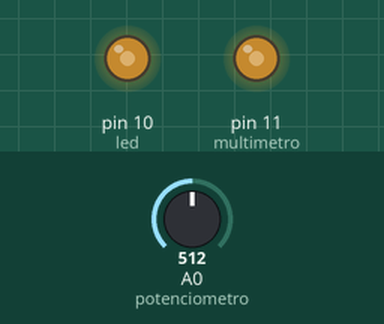
This sketch was run on a simulated Arduino Uno, built with avr-gcc and run on an emulated ATmega328P. Shown: output pins drawn as LEDs (lit = HIGH). The inputs (shaded band) are chosen by the test bench; at power-on: A0 (potenciometro) = 512.

Above: at 6.2 s.
6.3 s: A0 (potenciometro) set to 716
At 7.3 s:
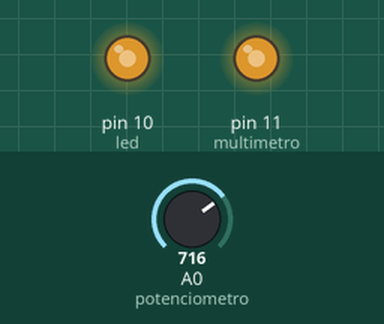
7.8 s: A0 (potenciometro) set to 900
At 8.5 s:
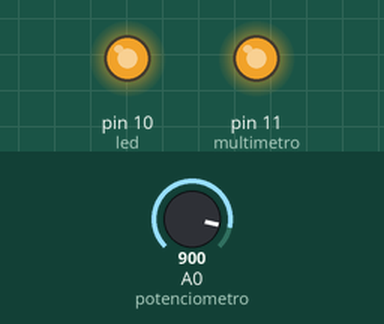
9.3 s: A0 (potenciometro) set to 122
At 9.6 s:
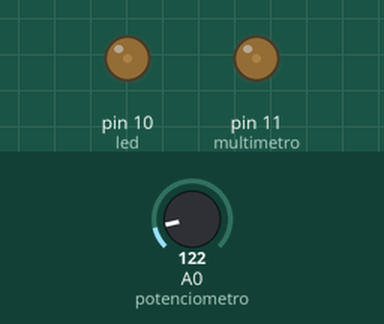
Timing chart, 0 to 12.3 s (numbered marks = the images above; inputs shaded):
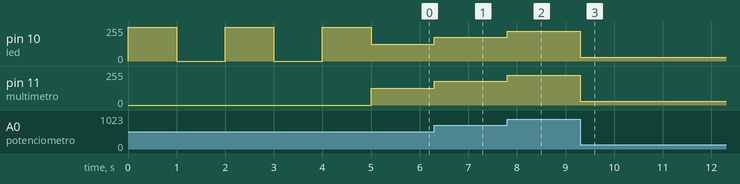

Measured:
- after the input at 6.3 s, pin 10 (led), pin 11 (multimetro): 127/255 → 177/255 at once
- after the input at 7.8 s, pin 10 (led), pin 11 (multimetro): 177/255 → 223/255 at once
- after the input at 9.3 s, pin 10 (led), pin 11 (multimetro): 223/255 → 30/255 at once

The sketch:

arduino03_0011.ino
```cpp
// C++ code
//
int multimetro=11, led=10, potenciometro=A0;
int sensorValue=0, outputValue=0;

void setup()
{
  pinMode(led, OUTPUT);
  pinMode(multimetro, OUTPUT);
  testLed();
}

void loop()
{
  sensorValue = analogRead(potenciometro);
  outputValue = map(sensorValue, 0, 1023, 0, 254);
  analogWrite(led, outputValue);
  analogWrite(multimetro, outputValue);
}

void testLed()
{
  digitalWrite(led, HIGH);
  delay(1000);
  digitalWrite(led, LOW);
  delay(1000);
  digitalWrite(led, HIGH);
  delay(1000);
  digitalWrite(led, LOW);
  delay(1000);
  digitalWrite(led, HIGH);
  delay(1000);
  digitalWrite(led, LOW);
} 
```
